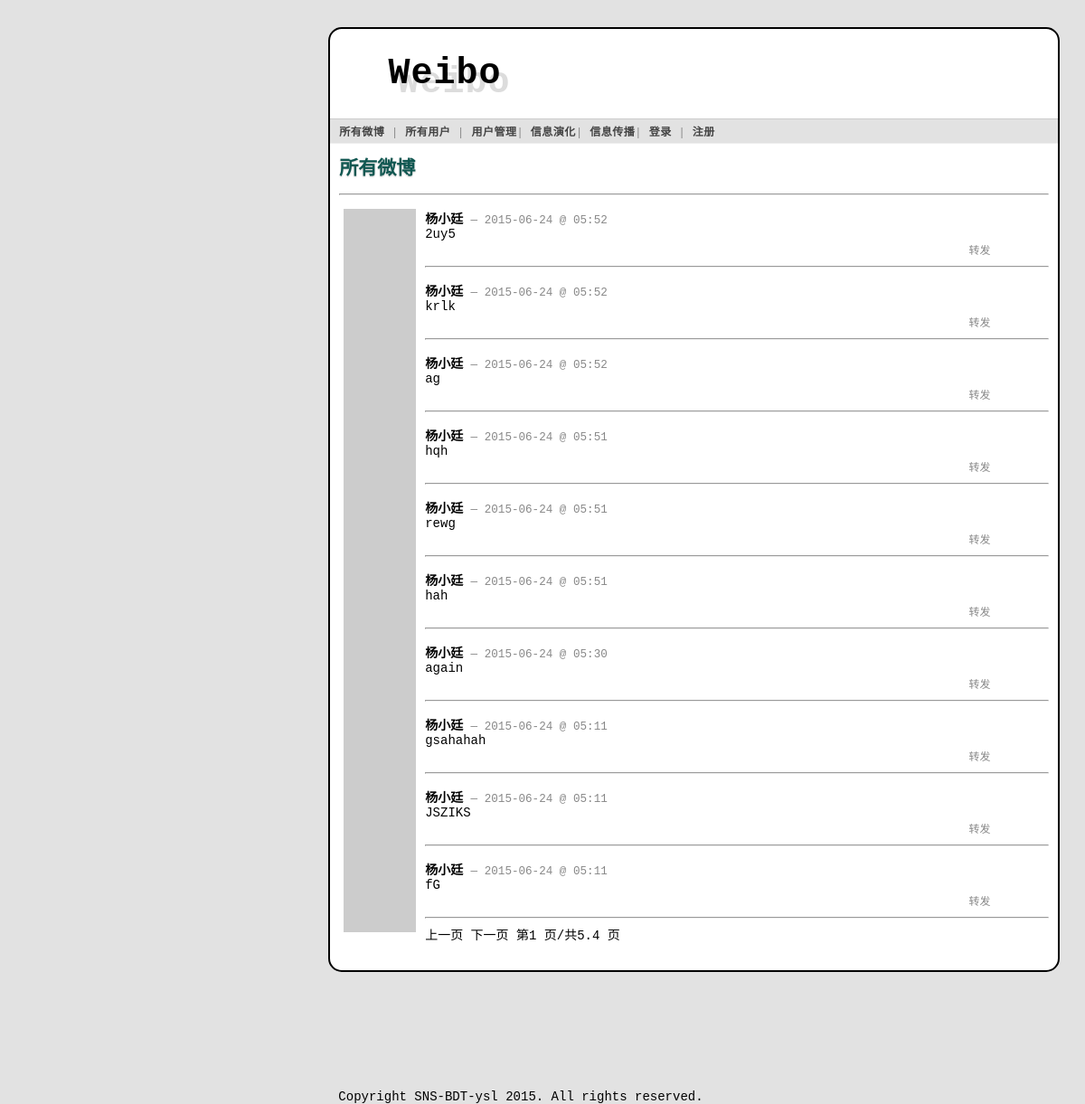
The app's page /public_weibo_info with its own data.
### tables this page shows
CREATE TABLE message (
  message_id integer primary key autoincrement,
  author_id integer not null,
  text text not null,
  pub_date integer
);

CREATE TABLE user (
  user_id integer primary key autoincrement,
  username text not null,
  email text not null,
  pw_hash text not null,
  signature text not null,
  reg_date not null
);

### mywebsite.py (the view)
@app.route('/public_weibo_info/<page_id>')
@app.route('/public_weibo_info')
def public_info(page_id=1):
    following = None
    fans = None
    num_weibo = None
    if int(page_id)<1:
        return redirect(url_for('public_info'))
    if g.user:
        profile_user = query_db('select * from user where username = ?',
                            [get_username(session['user_id'])], one=True)
        following = len(query_db('''select * from follower where who_id=
            (select user_id from user where username=? )''',
            [get_username(g.user['username'])]))
        fans = len(query_db('''select * from follower where whom_id=
            (select user_id from user where username=? )''',
            [get_username(g.user['username'])]))
        num_weibo=len(query_db('''select * from message '''))
        if profile_user is None:
            abort(404)
    else:
        profile_user = None
        num_weibo=len(query_db('''select * from message '''))
    start_id=(int(page_id)-1)*10
    end_id=(int(page_id)+1)*10
    pre_page=int(page_id)-1
    next_page=int(page_id)+1
    num_page=int(num_weibo)/10+1
    print num_page
    if int(page_id)>num_page:return redirect(url_for('public_info'))
    return render_template('weibo.html', messages=query_db('''
            select message.*, user.* from message, user
            where message.author_id = user.user_id
            order by message.pub_date desc limit ? ,?''',[start_id,PER_PAGE]),profile_user=profile_user,
            following=following, fans=fans, num_weibo=num_weibo,pre_page=pre_page,next_page=next_page,page_id=page_id,num_page=num_page)

### mywebsite.py (called while the page is built)
@app.teardown_appcontext
def close_database(exception):
    top = _app_ctx_stack.top
    if hasattr(top, 'sqlite_db'):
        top.sqlite_db.close()

def get_db():
    top = _app_ctx_stack.top
    if not hasattr(top, 'sqlite_db'):
        top.sqlite_db = sqlite3.connect(app.config['DATABASE'])
        top.sqlite_db.row_factory = sqlite3.Row
    return top.sqlite_db

def query_db(query, args=(), one=False):
    cur = get_db().execute(query, args)
    rv = cur.fetchall()
    return (rv[0] if rv else None) if one else rv

def format_datetime(timestamp):
    return datetime.utcfromtimestamp(timestamp).strftime('%Y-%m-%d @ %H:%M')

def gravatar_url(email, size=80):
    return 'https://secure.gravatar.com/avatar/%s?d=identicon&s=%d' % \
        (md5(email.strip().lower().encode('utf-8')).hexdigest(), size)

@app.before_request
def before_request():
    g.user = None
    if 'user_id' in session:
        g.user = query_db('select * from user where user_id = ?',
                          [session['user_id']], one=True)

### templates/weibo.html (shortened to what this page needs)
{% extends "layout.html" %}
{% block title %}
  {% if request.endpoint == 'public_info'%}
    所有微博
  {% elif request.endpoint == 'user_weibo' %}
    {{ profile_user.username }}的微博
  {% else %}
    我的圈子
  {% endif %}
{% endblock %}
{% block body %}
  <h2>{{ self.title() }}</h2>
  <ul class=messages>
  <hr>
  {% for message in messages %}
    <li><img src="{{ message.email|gravatar(size=48) }}"><p>
      <strong><a href="{{ url_for('user_weibo', username=message.username)}}">{{ message.username }}</a></strong>
      <small>&mdash; {{ message.pub_date|datetimeformat }}</small><br>
      {{ message.text }}<br>
      <a onclick="show_share_form(); this.style.display='none';" class="share">转发</a>
    </li><hr>
  {% else %}
    <li><em>还没有任何微博.</em>
  i=i+1;
  {% endfor %}
  </ul>
 {% if request.endpoint == 'public_info'%}
 <span id="spanPre">
<a href="{{ url_for('public_info', page_id=pre_page)}}" class="pre_page">上一页</a></span>
<span id="spanNext">
  <a href="{{ url_for('public_info', page_id=next_page)}}" class="pre_page">下一页</a></span>
 第<span id="spanPageNum">{{page_id}}
</span>页/共<span id="spanTotalPage">{{num_page}}
</span>页
  {% endif %}
{% endblock %}

### static/style.css (style rules this page uses)
a { color: black; text-decoration: none; }
div.page h2 { margin: 0 0 15px 0; color: #105751; text-shadow: 0 1px 2px #ccc; }
div.page ul.messages { list-style: none; margin: 0; padding: 0; }
div.page ul.messages li { margin: 10px 0; padding: 5px; background: white; -moz-border-radius: 5px; -webkit-border-radius: 5px; min-height: 48px; }
div.page ul.messages p { margin: 0; }
div.page ul.messages li img { float: left; padding: 0 10px 0 0; }
div.page ul.messages li small { font-size: 0.9em; color: #888; }
.share { float: right; margin-right: 60px; font-size: 85%; color: #888; cursor: pointer; }

### records on screen
message: username "杨小廷", pub_date "2015-06-24 @ 05:52", text "2uy5"
message: username "杨小廷", pub_date "2015-06-24 @ 05:52", text "krlk"
message: username "杨小廷", pub_date "2015-06-24 @ 05:52", text "ag"
message: username "杨小廷", pub_date "2015-06-24 @ 05:51", text "hqh"
message: username "杨小廷", pub_date "2015-06-24 @ 05:51", text "rewg"
message: username "杨小廷", pub_date "2015-06-24 @ 05:51", text "hah"
message: username "杨小廷", pub_date "2015-06-24 @ 05:30", text "again"
message: username "杨小廷", pub_date "2015-06-24 @ 05:11", text "gsahahah"
message: username "杨小廷", pub_date "2015-06-24 @ 05:11", text "JSZIKS"
message: username "杨小廷", pub_date "2015-06-24 @ 05:11", text "fG"

### other values on screen
{{ page_id }} "1"
{{ num_page }} "5.4"
